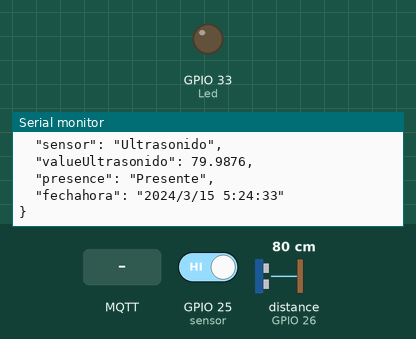
The sketch below on a simulated ESP32. Shown: output pins drawn as LEDs (lit = HIGH), the last lines printed to the serial monitor. Wiring (inferred from the names in the program): ultrasonic range finder: trigger GPIO 27; echo GPIO 26. The test bench sets the inputs (shaded band); at power-on: distance to the obstacle (sensor on GPIO 26) 80 cm, GPIO 25 (sensor) HIGH. The echo pulse lasts 58.3 µs per cm; WiFi joins after 1.5 s; servers stay silent unless stated; the local clock reads 2024-03-15 10:24:30 at power-on unless the sketch sets it; no MQTT or app messages arrive unless stated; pins used as bus, display or sensor lines are not drawn.

Above: at 4.2 s.
4.3 s: distance to the obstacle (sensor on GPIO 26) set to 120 cm
At 6.3 s:
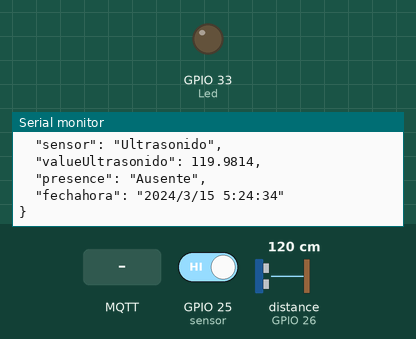
7.0 s: GPIO 25 (sensor) driven LOW
At 9.3 s:
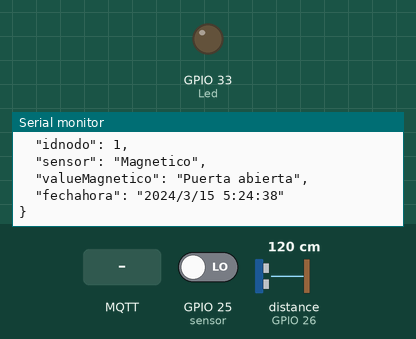
9.7 s: MQTT message "Puerta abierta" arrives on the first subscribed topic
At 10.9 s:
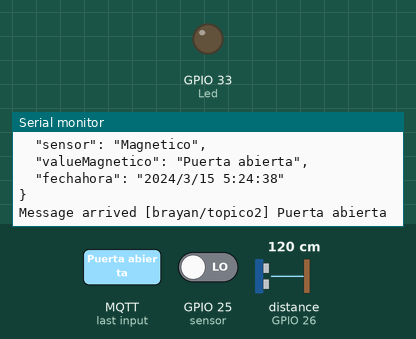
11.3 s: MQTT message "1" arrives on the first subscribed topic
At 12.5 s:
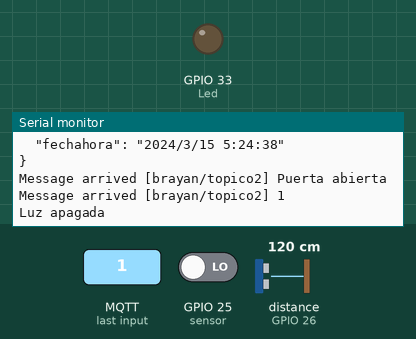
12.9 s: MQTT message "on" arrives on the first subscribed topic
At 14.0 s:
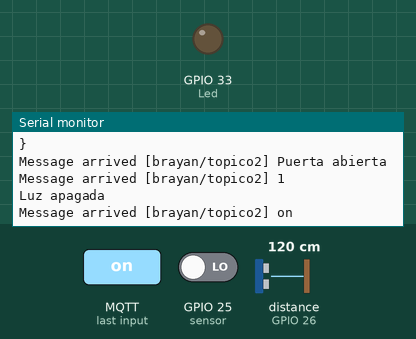
Timing chart, 0 to 15.5 s (numbered marks = the images above; inputs shaded):
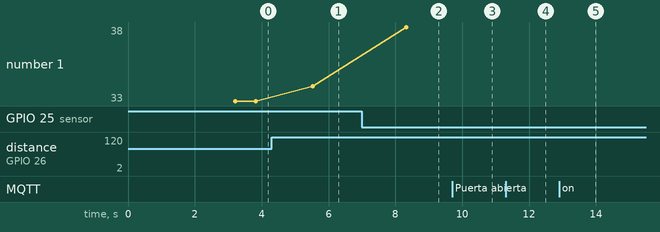

The sketch:

sensor_ultrasonico_y_magnetico.ino
```cpp
//librerias usadas
#include <ArduinoJson.h>
#include <PubSubClient.h>
#include <WiFi.h>
#include <HX711.h>
#include <TimeLib.h>
#include <DS3231.h>  // Incluir la librería RTC DS3231
#include "time.h"

// Pines utilizados
#define TRIGGER 27
#define ECHO 26
#define sensor 25
#define Led 33

// Constantes
const float sonido = 34300.0;  // Velocidad del sonido en cm/s
int sensorValueMagnetic = HIGH;
String magnetic, magnetic_previo, presenciaAux;
int usuario_id = 1;  //variable que almacena el id del usuario que inició sesión
int idnodo = 1;

// definir algunas constantes y variables necesarias
//para establecer la conexión a un servidor MQTT
#define mqttUser "brayan.maca@uao.edu.co"
#define mqttPass "Megustamaqiatto09!"

#define mqttPort 1883
String timeinfo;
const char* ssid = "iPhone de Brayan";            //ssid de la red inalambrica
const char* password = "brrayyy09";               //password para conectarse a la red
char mqttBroker[] = "broker.mqtt-dashboard.com";  //ip del servidor
char mqttClientId[] = "mqtt-explorer-ae32cbeb";   //cualquier nombre

//HORA
const char* ntpServer = "pool.ntp.org";
const long gmtOffset_sec = 3600;
const int daylightOffset_sec = 3600;

void callback(char* topic, byte* payload, unsigned int length) {
  Serial.print("Message arrived [");
  Serial.print(topic);
  Serial.print("] ");
  for (int i = 0; i < length; i++) {
    Serial.print((char)payload[i]);
  }
  String json = String((char*)payload);
  Serial.println();
  StaticJsonDocument<300> doc;
  DeserializationError error = deserializeJson(doc, json);
  if (error) { return; }
  const char* estado = doc["estadoVs"];
  //Serial.println(estado);
  if (strcmp(estado, "Puerta abierta") == 0) {
    digitalWrite(Led, HIGH);
    Serial.println("Luz encendida");
  } else {
    digitalWrite(Led, LOW);
    Serial.println("Luz apagada");
  }
}
WiFiClient BClient;
PubSubClient client(BClient);

unsigned long hora() {
  time_t now;
  struct tm timeinfo;
  if (!getLocalTime(&timeinfo)) {
    Serial.println("Error al obtener la hora");
    return (0);
  }
  time(&now);
  return now;
}
void reconnect() {
  // Loop until we're reconnected
  while (!client.connected()) {
    Serial.print("Attempting MQTT connection...");

    // Attempt to connect to the first MQTT broker
    if (!client.connected()) {
      if (client.connect(mqttClientId, mqttUser, mqttPass)) {
        Serial.println("Connected to Broker");
        client.subscribe("brayan/topico2");
      } else {
        Serial.print("Failed to connect to Broker, rc=");
        Serial.print(client.state());
        Serial.println(" Try again in 5 seconds");
        delay(5000);
      }
    }
  }
}
//Metodo para validar si la puerta esta abierta o cerrada
//Devuel variable de tipo cadena
String validarPuerta() {
  sensorValueMagnetic = digitalRead(sensor);
  if (sensorValueMagnetic == LOW) {
    magnetic = "Puerta abierta";
    delay(100);
  } else {
    magnetic = "Puerta cerrada";
    delay(100);
  }
  return magnetic;
}

// Método que calcula la distancia a la que se encuentra un objeto.
// Devuelve una variable tipo float que contiene la distancia
float calcularDistancia() {
  // La función pulseIn obtiene el tiempo que tarda en cambiar entre estados, en este caso a HIGH
  unsigned long tiempo = pulseIn(ECHO, HIGH);

  // Se obtiene la distancia en cm, hay que convertir el tiempo en segudos ya que está en microsegundos
  // por eso se multiplica por 0.000001
  float distancia = (tiempo * 0.000001) * sonido / 2.0;
  delay(500);

  return distancia;
}

// Método que inicia la secuencia del Trigger para comenzar a medir
void iniciarTrigger() {
  // Ponemos el Triiger en estado bajo y esperamos 2 ms
  digitalWrite(TRIGGER, LOW);
  delayMicroseconds(2);

  // Ponemos el pin Trigger a estado alto y esperamos 10 ms
  digitalWrite(TRIGGER, HIGH);
  delayMicroseconds(10);

  // Comenzamos poniendo el pin Trigger en estado bajo
  digitalWrite(TRIGGER, LOW);
}

void setup() {
  Serial.begin(9600);  //Serial connection
  setup_wifi();        //WiFi connection
  client.setServer(mqttBroker, mqttPort);
  client.setCallback(callback);
  Serial.println("Setup done");
  delay(1500);

  // Modo entrada/salida de los pines
  pinMode(ECHO, INPUT);
  pinMode(TRIGGER, OUTPUT);
  pinMode(sensor, INPUT);
  pinMode(Led, OUTPUT);


  Serial.println("Iniciando sensores...");
  configTime(gmtOffset_sec, daylightOffset_sec, ntpServer);
}

void setup_wifi() {
  delay(10);
  // Iniciamos la conexión a la red wifi
  Serial.println();
  Serial.print("Connecting to ");
  Serial.println(ssid);
  WiFi.begin(ssid, password);
  while (WiFi.status() != WL_CONNECTED) {
    delay(500);
    Serial.print(".");
  }
  Serial.println("");
  Serial.println("WiFi connected");
  Serial.println("IP address: ");
  Serial.println(WiFi.localIP());
}
void loop() {

  if (!client.connected()) {
    reconnect();
  }
  client.loop();

  if (usuario_id == 0) {
    Serial.print("El usuario id es ");
    Serial.print(usuario_id);
    Serial.println(" no se ha iniciado sesión");
    delay(1000);
  } else {
    // Crear un objeto JSON StaticJsonDocument con capacidad suficiente
    StaticJsonDocument<256> jsonMagnetic;
    StaticJsonDocument<256> jsonDistance;
    String variable;

    unsigned long t_unix_date1 = hora() - 18000;
    // Obtener la fecha y hora en formato legible
    String fecha_hora = String(year(t_unix_date1)) + "/" + String(month(t_unix_date1)) + "/" + String(day(t_unix_date1)) + " " + String(hour(t_unix_date1)) + ":" + String(minute(t_unix_date1)) + ":" + String(second(t_unix_date1));

    // Leer del sensor magnetico
    // Obtener el estado actual de la puerta
    String magnetic = validarPuerta();
    // Comparar con el estado previo
    if (magnetic != magnetic_previo) {  // Si el estado actual es diferente al estado previo
      // Actualizar el estado previo
      magnetic_previo = magnetic;

      // Publicar la información
      jsonMagnetic["usuario_id"] = usuario_id;
      jsonMagnetic["idnodo"] = idnodo;
      jsonMagnetic["sensor"] = "Magnetico";
      jsonMagnetic["valueMagnetico"] = magnetic;
      jsonMagnetic["fechahora"] = fecha_hora;
      serializeJsonPretty(jsonMagnetic, variable);
      int lonMagnetic = variable.length() + 1;
      Serial.println(variable);
      char datojson1[lonMagnetic];
      variable.toCharArray(datojson1, lonMagnetic);
      client.publish("brayan/SensorMagneticoParcial", datojson1);

      Serial.println();
    }
    // Leer del sensor de ultrasonido
    // Preparamos el sensor de ultrasonidos
    iniciarTrigger();
    // Obtenemos la distancia
    float distancia = calcularDistancia();
    //teniendo como referencia una altura del techo al suelo de
    //240 cm en el garaje y el auto una altura de 150 cm
    String presenciaCarro = "";
    if (distancia > 90) {
      presenciaCarro = "Ausente";
    } else if (distancia <= 90) {
      presenciaCarro = "Presente";
    }
    if (presenciaCarro != presenciaAux) {
      presenciaAux = presenciaCarro;
      // Publicar la información solo cuando cambie el estado
      jsonDistance["usuario_id"] = usuario_id;
      jsonDistance["idnodo"] = idnodo;
      jsonDistance["sensor"] = "Ultrasonido";
      jsonDistance["valueUltrasonido"] = distancia;
      jsonDistance["presence"] = presenciaCarro;
      jsonDistance["fechahora"] = fecha_hora;
      serializeJsonPretty(jsonDistance, variable);
      int lonUltrasonido = variable.length() + 1;
      char datojson2[lonUltrasonido];
      variable.toCharArray(datojson2, lonUltrasonido);
      Serial.println(variable);
      client.publish("brayan/SensorUltrasonidoParcial", datojson2);
      Serial.println();
    }
    delay(1000);
    Serial.println();
  }
}
```

Measured:
- after the input at 4.3 s, the serial monitor: prints a new line after 1.2 s (image 1)
- after the input at 7.0 s, the serial monitor: prints a new line after 1.3 s (image 2)
- after the input at 9.7 s, the serial monitor: prints a new line after 0.18 s (image 3)
- after the input at 11.3 s, the serial monitor: prints a new line after 0.18 s (image 4)
- after the input at 12.9 s, the serial monitor: prints a new line after 0.19 s (image 5)
- plotted number 1: 33 → 34 after the input at 4.3 s, 34 → 38 after the input at 7.0 s
